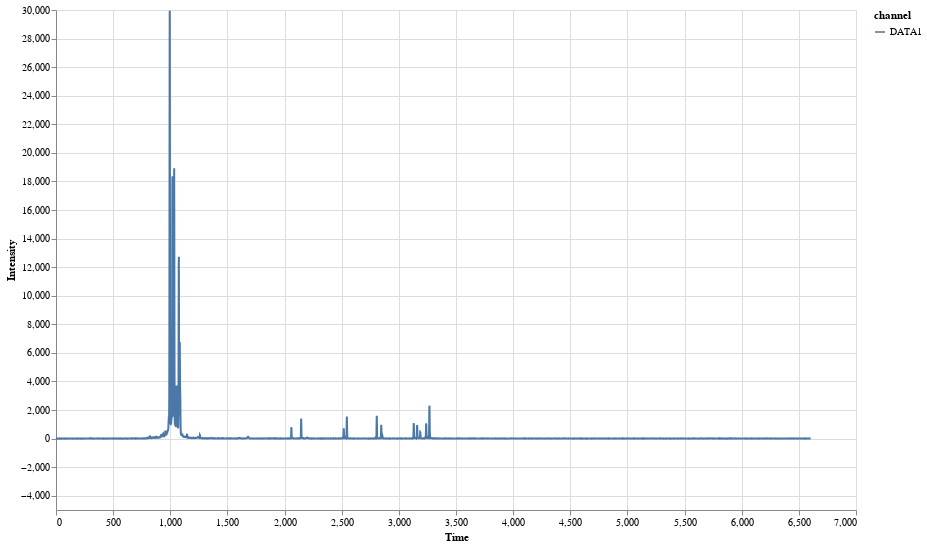

Write notebook code for a chart like this one.
### Code cell
for plot, name in fraggler.plot_fsa_data(fsa):
    display(plot)
    break

### Figure 1 — Vega-Lite specification as saved in the notebook (floating-point values rounded to 4 significant figures; data arrays with more than 128 entries replaced by an {"elided": "..."} marker saying what was removed)
{"config": {"view": {"continuousWidth": 300, "continuousHeight": 300}}, "data": {"name": "data-2f6afcffdad10e7975198ee2d28cc2d4"}, "mark": {"type": "line"}, "encoding": {"color": {"field": "channel", "type": "nominal"}, "x": {"field": "time", "title": "Time", "type": "quantitative"}, "y": {"field": "data", "title": "Intensity", "type": "quantitative"}}, "height": 500, "params": [{"name": "param_1", "select": {"type": "interval", "encodings": ["x", "y"]}, "bind": "scales"}], "width": 800, "$schema": "https://vega.github.io/schema/vega-lite/v5.17.0.json", "datasets": {"data-2f6afcffdad10e7975198ee2d28cc2d4": {"elided": "6604 records"}}}
